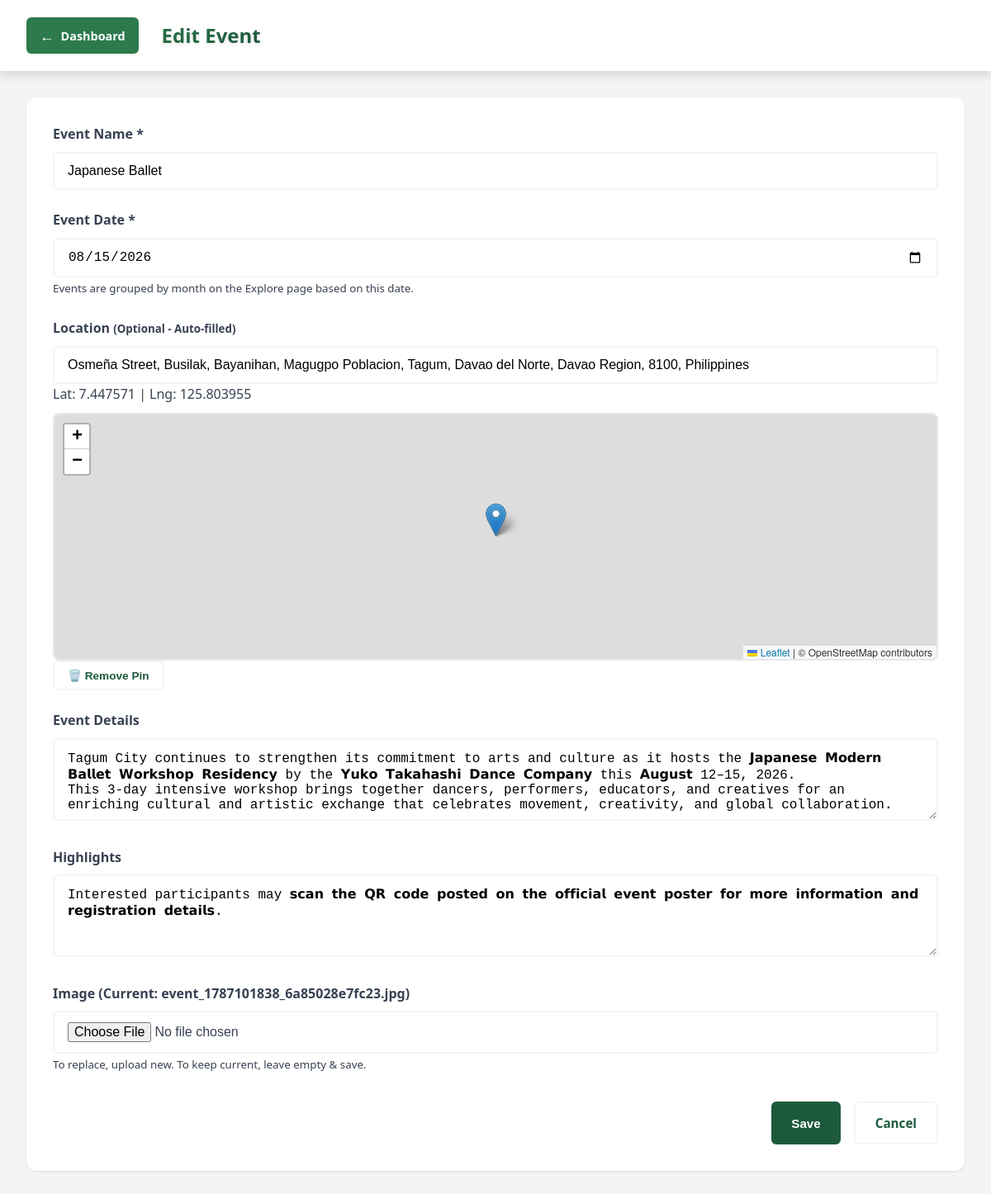
The app's page /admin/add-events.php?id=25 (signed in) with its own data.
### tables this page shows
CREATE TABLE "events" (
  id INTEGER PRIMARY KEY AUTOINCREMENT,
  name TEXT NOT NULL,
  description TEXT,
  image TEXT,
  location TEXT,
  history TEXT,
  highlights TEXT,
  created_at DATETIME DEFAULT CURRENT_TIMESTAMP
, latitude REAL, longitude REAL, event_date TEXT);

### admin/add-events.php (the view, shortened to what this page needs)
<?php
$dbFile = __DIR__ . '/../database.db';
function connectDB($dbFile) {
    try {
        return new SQLite3($dbFile);
    } catch (Exception $e) {
        die("<h3 style='color:red;'>DB Error:</h3><p>{$e->getMessage()}</p>");
    }
}
$isEdit = false;
$siteIndex = $_GET['id'] ?? $_POST['id'] ?? null;
$siteIndex = ($siteIndex !== null && $siteIndex !== '') ? (int)$siteIndex : null;
    $site = [
    'name' => '',
    'event_date' => '',
    'location' => '',
    'latitude' => null,
    'longitude' => null,
    'history' => '',
    'highlights' => '',
    'image' => ''
];
if ($siteIndex !== null) {
    $db = connectDB($dbFile);
    $stmt = $db->prepare("SELECT * FROM events WHERE id = :id");
    $stmt->bindValue(':id', $siteIndex, SQLITE3_INTEGER);
    $result = $stmt->execute();
    $data = $result->fetchArray(SQLITE3_ASSOC);
    if ($data) {
        $site = $data;
        $isEdit = true;
    }
}
?>
<!DOCTYPE html>
<html lang="en">
<head>
    <link rel="stylesheet" href="../css/admin.css">
    <link rel="stylesheet" href="https://unpkg.com/leaflet@1.9.4/dist/leaflet.css" />
</head>
<body>
<header class="admin-header">
    <div class="admin-header-content">
        <div class="admin-title">
            <a href="dashboard.php?tab=events" class="back-link" aria-label="Back to Dashboard">
                <span class="back-link-icon" aria-hidden="true">←</span>
                <span class="back-link-text">Dashboard</span>
            </a>
            <h1><?= $isEdit ? 'Edit' : 'Add New'; ?> Event</h1>
        </div>
    </div>
</header>
<main class="admin-main">
<div class="admin-container">
<form method="POST" enctype="multipart/form-data" class="destination-form">
<div class="form-group">
<label>Event Name *</label>
<input type="text" name="name" value="<?= htmlspecialchars($site['name']) ?>" required class="form-control">
</div>
<div class="form-group">
<label>Event Date *</label>
<input type="date" name="event_date" value="<?= htmlspecialchars($site['event_date'] ?? '') ?>" required class="form-control">
<small>Events are grouped by month on the Explore page based on this date.</small>
</div>
    <div class="form-group">
<label>Location <small>(Optional - Auto-filled)</small></label>
<input type="text" id="location-input" name="location" value="<?= htmlspecialchars($site['location']) ?>" class="form-control" placeholder="e.g., Tagum City Hall">
<div id="coords-display" class="mt-2 p-2 bg-light border rounded small" style="display:none;">
    Lat: <span id="lat-display">-</span> | Lng: <span id="lng-display">-</span>
</div>
<div id="map" style="height: 300px; border: 2px solid #e5e7eb; border-radius: 8px; margin-top: 10px;"></div>
<button type="button" id="clear-marker" class="btn btn-secondary btn-small mt-2">🗑️ Remove Pin</button>
</div>
<div class="form-group">
<label>Event Details</label>
<textarea name="history" class="form-textarea"><?= htmlspecialchars($site['history']) ?></textarea>
</div>
<div class="form-group">
<label>Highlights</label>
<textarea name="highlights" class="form-textarea"><?= htmlspecialchars($site['highlights']) ?></textarea>
</div>
<div class="form-group">
<label>Image <?php if ($isEdit && !empty($site['image'])): ?> (Current: <?= htmlspecialchars(basename($site['image'])); ?>) <?php endif; ?></label>
<input type="file" name="image_file" class="form-control">
<?php if ($isEdit && !empty($site['image'])): ?>
<p><small>To replace, upload new. To keep current, leave empty & save.</small></p>
<?php endif; ?>
</div>
<div class="form-actions">
<button type="submit" class="btn btn-primary">Save</button>
<a href="dashboard.php?tab=events" class="btn btn-secondary">Cancel</a>
</div>
</form>
</div>
</main>
</body>
</html>

### css/admin.css (style rules this page uses)
:root { --dark-green: #1d5a3d; --light-green: #2d7a4d; --gray: #6b7280; --light-gray: #f3f4f6; --white: #ffffff; --dark-gray: #374151; --error: #dc2626; --success: #16a34a; --warning: #ea580c; --info: #0284c7; --shadow-sm: 0 1px 3px rgba(0, 0, 0, 0.1); --shadow-md: 0 4px 12px rgba(0, 0, 0, 0.15); --shadow-lg: 0 10px 20px rgba(0, 0, 0, 0.2); }
* { margin: 0; padding: 0; box-sizing: border-box; }
body { font-family: 'Segoe UI', Tahoma, Geneva, Verdana, sans-serif; line-height: 1.6; color: var(--dark-gray); background-color: var(--light-gray); }
.admin-header { background-color: var(--white); box-shadow: var(--shadow-md); padding: 1rem 2rem; display: flex; justify-content: space-between; align-items: center; }
.admin-header-content { display: flex; justify-content: space-between; align-items: center; max-width: 1200px; margin: 0 auto; width: 100%; }
.admin-title { display: flex; align-items: center; gap: 0.75rem; font-size: 1.25rem; font-weight: 700; color: var(--dark-green); }
.admin-title h1 { font-size: 1.5rem; font-weight: 700; color: var(--dark-green); margin: 0; padding: 0.5rem 1rem; background: linear-gradient(135deg, var(--light-green) 0%, var(--dark-green) 100%); -webkit-background-clip: text; -webkit-text-fill-color: transparent; background-clip: text; text-shadow: 0 2px 4px rgba(0, 0, 0, 0.1); }
.admin-title span { font-weight: 600; }
.back-link { display: inline-flex; align-items: center; gap: 0.5rem; padding: 0.5rem 1rem; background-color: var(--light-green); color: var(--white); text-decoration: none; border-radius: 6px; font-weight: 600; font-size: 0.9rem; transition: all 0.3s ease; box-shadow: var(--shadow-sm); }
.back-link-icon { font-size: 1.1rem; font-weight: bold; }
.back-link-text { font-size: 0.9rem; }
.admin-main { max-width: 1200px; margin: 0 auto; padding: 2rem; min-height: calc(100vh - 200px); }
.admin-container { background: var(--white); border-radius: 12px; box-shadow: var(--shadow-sm); padding: 2rem; }
.btn { display: inline-flex; align-items: center; gap: 0.5rem; padding: 0.75rem 1.5rem; border: none; border-radius: 6px; cursor: pointer; font-weight: 600; text-decoration: none; font-size: 0.95rem; transition: all 0.3s ease; }
.btn-primary { background-color: var(--dark-green); color: var(--white); }
.btn-secondary { background-color: var(--white); color: var(--dark-green); border: 2px solid var(--light-gray); }
.btn-small { padding: 0.5rem 1rem; font-size: 0.85rem; }
.form-group { margin-bottom: 1.5rem; }
.form-group label { display: block; margin-bottom: 0.5rem; font-weight: 600; color: var(--dark-gray); }
.form-control, .form-textarea { width: 100%; padding: 0.75rem 1rem; border: 2px solid var(--light-gray); border-radius: 6px; font-size: 1rem; transition: border-color 0.3s ease; }
.form-textarea { min-height: 100px; resize: vertical; }
.form-actions { display: flex; gap: 1rem; justify-content: flex-end; margin-top: 2rem; }

### records on screen
events: name "Japanese Ballet", event_date "08/15/2026", location "Osmeña Street, Busilak, Bayanihan, Magugpo Poblacion, Tagum, Davao del Norte, Davao Region, 8100, Philippines", history "Tagum City continues to strengthen its commitment to arts and culture as it hosts the 𝗝𝗮𝗽𝗮𝗻𝗲𝘀𝗲 𝗠𝗼𝗱𝗲𝗿𝗻 𝗕𝗮𝗹𝗹𝗲𝘁 𝗪𝗼𝗿𝗸𝘀𝗵𝗼𝗽 𝗥𝗲𝘀𝗶𝗱𝗲𝗻𝗰𝘆 by the 𝗬𝘂𝗸𝗼 𝗧𝗮𝗸𝗮𝗵𝗮𝘀𝗵𝗶 𝗗𝗮𝗻𝗰𝗲 𝗖𝗼𝗺𝗽𝗮𝗻𝘆 this 𝗔𝘂𝗴𝘂𝘀𝘁 12–15, 2026. This 3-day intensive workshop brings together dancers, performers, educators, and creatives for an enriching cultural and artistic exchange that celebrates movement, creativity, and global collaboration.", highlights "Interested participants may 𝘀𝗰𝗮𝗻 𝘁𝗵𝗲 𝗤𝗥 𝗰𝗼𝗱𝗲 𝗽𝗼𝘀𝘁𝗲𝗱 𝗼𝗻 𝘁𝗵𝗲 𝗼𝗳𝗳𝗶𝗰𝗶𝗮𝗹 𝗲𝘃𝗲𝗻𝘁 𝗽𝗼𝘀𝘁𝗲𝗿 𝗳𝗼𝗿 𝗺𝗼𝗿𝗲 𝗶𝗻𝗳𝗼𝗿𝗺𝗮𝘁𝗶𝗼𝗻 𝗮𝗻𝗱 𝗿𝗲𝗴𝗶𝘀𝘁𝗿𝗮𝘁𝗶𝗼𝗻 𝗱𝗲𝘁𝗮𝗶𝗹𝘀.", image "event_1787101838_6a85028e7fc23.jpg"
